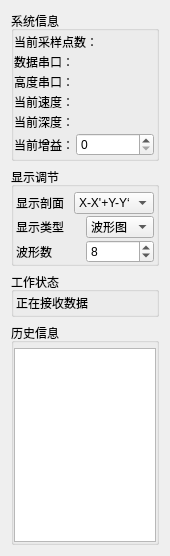
<?xml version="1.0" encoding="UTF-8"?>
<ui version="4.0">
 <class>widgetInfo</class>
 <widget class="QWidget" name="widgetInfo">
  <property name="geometry">
   <rect>
    <x>0</x>
    <y>0</y>
    <width>170</width>
    <height>556</height>
   </rect>
  </property>
  <property name="minimumSize">
   <size>
    <width>170</width>
    <height>0</height>
   </size>
  </property>
  <property name="maximumSize">
   <size>
    <width>170</width>
    <height>16777215</height>
   </size>
  </property>
  <property name="windowTitle">
   <string>Form</string>
  </property>
  <layout class="QVBoxLayout" name="verticalLayout_6">
   <item>
    <widget class="QGroupBox" name="groupBox_7">
     <property name="title">
      <string>系统信息</string>
     </property>
     <layout class="QVBoxLayout" name="verticalLayout_3">
      <property name="spacing">
       <number>2</number>
      </property>
      <property name="leftMargin">
       <number>0</number>
      </property>
      <property name="topMargin">
       <number>2</number>
      </property>
      <property name="rightMargin">
       <number>2</number>
      </property>
      <property name="bottomMargin">
       <number>2</number>
      </property>
      <item>
       <widget class="QLabel" name="labelPointCount">
        <property name="text">
         <string>当前采样点数：</string>
        </property>
       </widget>
      </item>
      <item>
       <widget class="QLabel" name="labelDataPort">
        <property name="text">
         <string>数据串口：</string>
        </property>
       </widget>
      </item>
      <item>
       <widget class="QLabel" name="labelHeightPort">
        <property name="text">
         <string>高度串口：</string>
        </property>
       </widget>
      </item>
      <item>
       <layout class="QVBoxLayout" name="verticalLayout">
        <item>
         <layout class="QHBoxLayout" name="horizontalLayout" stretch="3,2">
          <item>
           <widget class="QLabel" name="label_23">
            <property name="text">
             <string>当前速度：</string>
            </property>
           </widget>
          </item>
          <item>
           <widget class="QLabel" name="labelSpeed">
            <property name="text">
             <string/>
            </property>
           </widget>
          </item>
         </layout>
        </item>
        <item>
         <layout class="QHBoxLayout" name="horizontalLayout_3" stretch="3,2">
          <item>
           <widget class="QLabel" name="label_24">
            <property name="text">
             <string>当前深度：</string>
            </property>
           </widget>
          </item>
          <item>
           <widget class="QLabel" name="labelHeight">
            <property name="text">
             <string/>
            </property>
           </widget>
          </item>
         </layout>
        </item>
        <item>
         <layout class="QHBoxLayout" name="horizontalLayout_2" stretch="1,3">
          <item>
           <widget class="QLabel" name="label_22">
            <property name="text">
             <string>当前增益：</string>
            </property>
           </widget>
          </item>
          <item>
           <widget class="QSpinBox" name="spinScale"/>
          </item>
         </layout>
        </item>
       </layout>
      </item>
     </layout>
    </widget>
   </item>
   <item>
    <widget class="QGroupBox" name="groupBox_2">
     <property name="title">
      <string>显示调节</string>
     </property>
     <layout class="QVBoxLayout" name="verticalLayout_2">
      <property name="spacing">
       <number>2</number>
      </property>
      <property name="leftMargin">
       <number>2</number>
      </property>
      <property name="topMargin">
       <number>5</number>
      </property>
      <property name="rightMargin">
       <number>2</number>
      </property>
      <property name="bottomMargin">
       <number>0</number>
      </property>
      <item>
       <layout class="QHBoxLayout" name="horizontalLayout_4" stretch="1,1">
        <item>
         <widget class="QLabel" name="label">
          <property name="text">
           <string>显示剖面</string>
          </property>
          <property name="alignment">
           <set>Qt::AlignLeading|Qt::AlignLeft|Qt::AlignVCenter</set>
          </property>
         </widget>
        </item>
        <item>
         <widget class="QComboBox" name="comboProfile">
          <property name="maximumSize">
           <size>
            <width>80</width>
            <height>16777215</height>
           </size>
          </property>
          <property name="currentIndex">
           <number>2</number>
          </property>
          <item>
           <property name="text">
            <string>X-X'</string>
           </property>
          </item>
          <item>
           <property name="text">
            <string>Y-Y'</string>
           </property>
          </item>
          <item>
           <property name="text">
            <string>X-X'+Y-Y‘</string>
           </property>
          </item>
         </widget>
        </item>
       </layout>
      </item>
      <item>
       <layout class="QHBoxLayout" name="horizontalLayout_5" stretch="1,1">
        <item>
         <widget class="QLabel" name="label_2">
          <property name="text">
           <string>显示类型</string>
          </property>
          <property name="alignment">
           <set>Qt::AlignLeading|Qt::AlignLeft|Qt::AlignVCenter</set>
          </property>
         </widget>
        </item>
        <item>
         <widget class="QComboBox" name="comboShowMode">
          <property name="maximumSize">
           <size>
            <width>80</width>
            <height>16777215</height>
           </size>
          </property>
          <item>
           <property name="text">
            <string>波形图</string>
           </property>
          </item>
          <item>
           <property name="text">
            <string>灰度图</string>
           </property>
          </item>
         </widget>
        </item>
       </layout>
      </item>
      <item>
       <layout class="QHBoxLayout" name="horizontalLayout_6">
        <item>
         <widget class="QLabel" name="label_3">
          <property name="text">
           <string>波形数</string>
          </property>
          <property name="alignment">
           <set>Qt::AlignLeading|Qt::AlignLeft|Qt::AlignVCenter</set>
          </property>
         </widget>
        </item>
        <item>
         <widget class="QSpinBox" name="spinBoxWaveCount">
          <property name="maximumSize">
           <size>
            <width>80</width>
            <height>16777215</height>
           </size>
          </property>
          <property name="value">
           <number>8</number>
          </property>
         </widget>
        </item>
       </layout>
      </item>
     </layout>
    </widget>
   </item>
   <item>
    <widget class="QGroupBox" name="groupBox_6">
     <property name="title">
      <string>工作状态</string>
     </property>
     <layout class="QVBoxLayout" name="verticalLayout_5">
      <property name="spacing">
       <number>2</number>
      </property>
      <property name="margin">
       <number>2</number>
      </property>
      <item>
       <widget class="QLabel" name="labelState">
        <property name="text">
         <string>正在接收数据</string>
        </property>
       </widget>
      </item>
     </layout>
    </widget>
   </item>
   <item>
    <widget class="QGroupBox" name="groupBox">
     <property name="title">
      <string>历史信息</string>
     </property>
     <layout class="QVBoxLayout" name="verticalLayout_4">
      <property name="spacing">
       <number>0</number>
      </property>
      <property name="leftMargin">
       <number>0</number>
      </property>
      <property name="topMargin">
       <number>5</number>
      </property>
      <property name="rightMargin">
       <number>0</number>
      </property>
      <property name="bottomMargin">
       <number>0</number>
      </property>
      <item>
       <widget class="QTextEdit" name="historyInfo">
        <property name="readOnly">
         <bool>true</bool>
        </property>
       </widget>
      </item>
     </layout>
    </widget>
   </item>
  </layout>
 </widget>
 <resources/>
 <connections/>
</ui>
